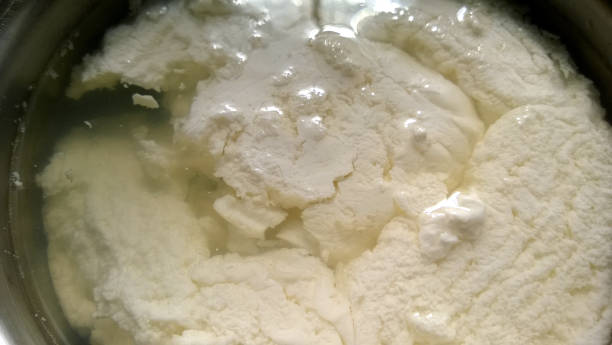
#> input picture milk.jpg, 612 x 345 px, found by its file name
$ python milk_color_detection.py
#> lines starting #> are read from the running program, lines starting #| are printed output that depends on the picture; after the words box and inside, x2 and y2 are one past the last pixel; in counts of white or black regions, pixels touching at a corner belong together; long printed decimals are rounded
import cv2
import numpy as np

def detect_defective_milk_packet(image_path):
    """
    Detects if a milk packet is defective based on brightness analysis.
    :param image_path: Path to the milk packet image
    """
    # Load the image
    image = cv2.imread(image_path)
#> image is the input picture: shape (345, 612, 3); mean B, G, R 123, 147.9, 155.7
    if image is None:
        print("Error: Image not found!")
        return

    # Convert the image to grayscale for brightness analysis
    gray_image = cv2.cvtColor(image, cv2.COLOR_BGR2GRAY)
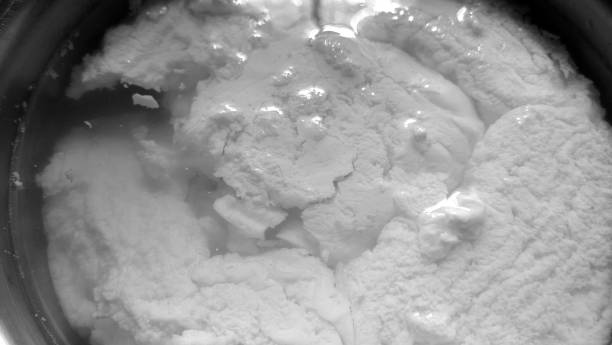
#> gray_image: shape (345, 612); min 0, max 255, mean 147.4

    # Calculate mean brightness of the grayscale image
    mean_brightness = np.mean(gray_image)
#> mean_brightness = 147.4
    print(f"Mean Brightness: {mean_brightness}")
#| Mean Brightness: 147.412

    # Define a brightness threshold for defect detection
    # Adjust the threshold based on sample images
    acceptable_threshold = 200  # Typical brightness for non-defective packets

    # Determine if the packet is defective
    if mean_brightness < acceptable_threshold:
        print("Result: Defective Milk Packet Detected!")
    else:
        print("Result: Milk Packet is Normal.")

    # Display the image with a result title
    result = "Defective" if mean_brightness < acceptable_threshold else "Normal"
#> result = 'Defective'
    cv2.putText(image, f"Packet: {result}", (10, 30), cv2.FONT_HERSHEY_SIMPLEX, 1, (0, 255, 0), 2)
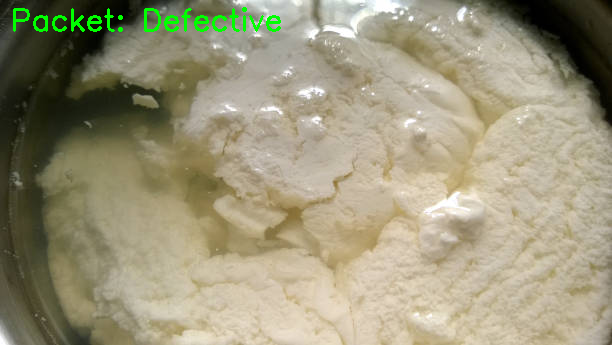
#> image: shape (345, 612, 3); 0.91% of pixels changed, all inside (x1, y1, x2, y2) = (13, 7, 281, 32)
    cv2.imshow("Milk Packet Analysis", image)
    cv2.waitKey(0)
    cv2.destroyAllWindows()

# Test the function
if __name__ == "__main__":
    # Path to the milk packet image
    image_path = "T:\MYTechnicalWorks\Projects\Crion_Assignment\Milk_Color_Detection\milk.jpg"  # Replace with your actual image file path

    # Detect defects in the milk packet
    detect_defective_milk_packet(image_path)
